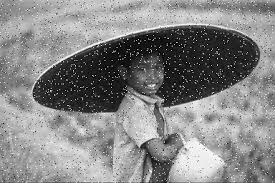
#> input picture imageprocessing/salt_and_pepper.jpeg, 275 x 183 px, found by its file name
$ jupyter execute 04_border.ipynb
#> lines starting #> are read from the running program, lines starting #| are printed output that depends on the picture
[cell 1]
import cv2
import matplotlib.pyplot as plt
# path
path = r'/home/sarathkrishnan/Desktop/Internship/imageprocessing/salt_and_pepper.jpeg'

# Reading an image in default mode
image = cv2.imread(path)
#> image is the input picture: shape (183, 275, 3); min 0, max 255, mean 133.8

# Window name in which image is displayed
window_name = 'Image'

# Using cv2.copyMakeBorder() method
#image = cv2.copyMakeBorder(image, 100, 100, 50, 50, cv2.BORDER_REFLECT)
#image = cv2.copyMakeBorder(image, 100, 100, 50, 50, cv2.BORDER_CONSTANT)
image = cv2.copyMakeBorder(image, 100, 100, 50, 50, cv2.BORDER_REPLICATE )
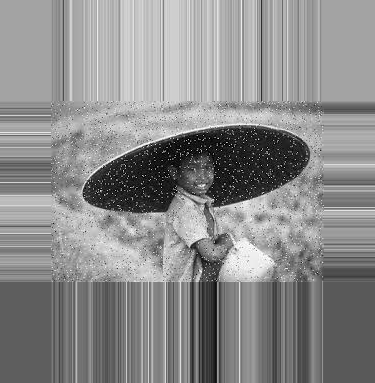
#> image: shape (383, 375, 3); min 0, max 255, mean 138.5

# Displaying the image
#cv2.imshow(window_name, image)
plt.imshow(image)


$ run again, with imageprocessing/cat_damaged.png saved as imageprocessing/salt_and_pepper.jpeg
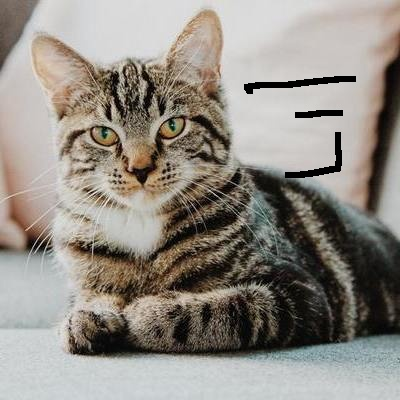
#> input picture imageprocessing/cat_damaged.png, 400 x 400 px, found by its file name
#> image is the input picture: shape (400, 400, 3); mean B, G, R 132.1, 139.8, 145.4
#> `image = cv2.copyMakeBorder(image, 100, 100, 50, 50, cv2.BORDER_REPLICA..`:
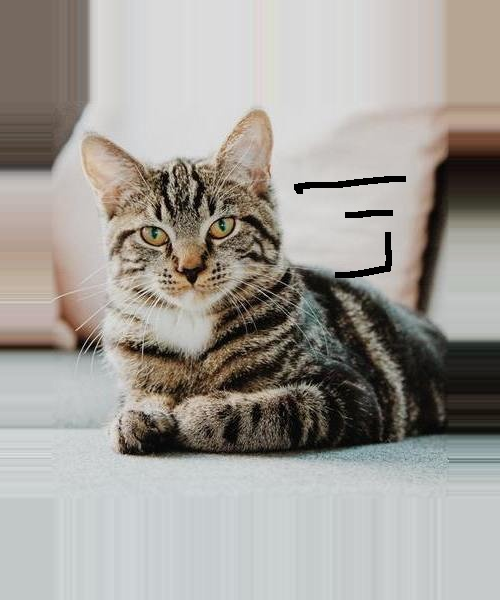
#> image: shape (600, 500, 3); mean B, G, R 153.1, 158.5, 162.2

$ run again, with imageprocessing/flower.png saved as imageprocessing/salt_and_pepper.jpeg
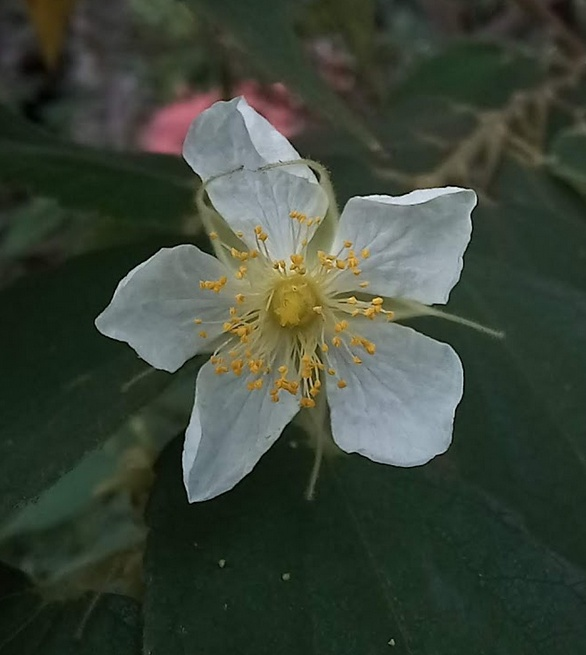
#> input picture imageprocessing/flower.png, 586 x 655 px, found by its file name
#> image is the input picture: shape (655, 586, 3); mean B, G, R 56.7, 69.1, 60
#> `image = cv2.copyMakeBorder(image, 100, 100, 50, 50, cv2.BORDER_REPLICA..`:
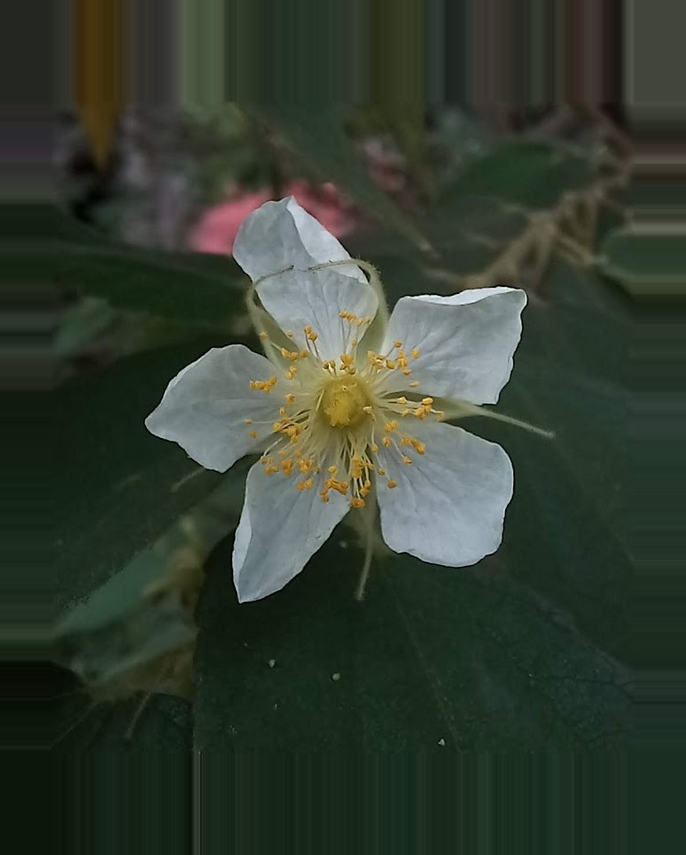
#> image: shape (855, 686, 3); mean B, G, R 48.9, 61.1, 51.7
